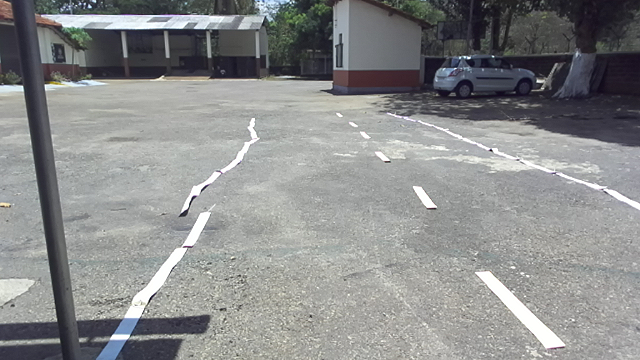
#> input picture tune_hsv/saved_image.png, 640 x 360 px
$ python tune_hsv.py
#> lines starting #> are read from the running program, lines starting #| are printed output that depends on the picture; after the words box and inside, x2 and y2 are one past the last pixel; in counts of white or black regions, pixels touching at a corner belong together
import cv2
import numpy as np

def nothing(x):
    pass

def main():
    # Read the image
    image = cv2.imread('saved_image.png')
#> image is the input picture: shape (360, 640, 3); mean B, G, R 139.6, 139.6, 138.4
    if image is None:
        print("Error: Image not found!")
        return

    # Create a window
    cv2.namedWindow('HSV Thresholding')

    # Create trackbars for lower HSV
    cv2.createTrackbar('Low H', 'HSV Thresholding', 20, 179, nothing)
    cv2.createTrackbar('Low S', 'HSV Thresholding', 100, 255, nothing)
    cv2.createTrackbar('Low V', 'HSV Thresholding', 100, 255, nothing)

    # Create trackbars for upper HSV
    cv2.createTrackbar('High H', 'HSV Thresholding', 30, 179, nothing)
    cv2.createTrackbar('High S', 'HSV Thresholding', 255, 255, nothing)
    cv2.createTrackbar('High V', 'HSV Thresholding', 255, 255, nothing)

    while True:
        # Get current positions of all trackbars
        low_h = cv2.getTrackbarPos('Low H', 'HSV Thresholding')
        low_s = cv2.getTrackbarPos('Low S', 'HSV Thresholding')
        low_v = cv2.getTrackbarPos('Low V', 'HSV Thresholding')

        high_h = cv2.getTrackbarPos('High H', 'HSV Thresholding')
        high_s = cv2.getTrackbarPos('High S', 'HSV Thresholding')
        high_v = cv2.getTrackbarPos('High V', 'HSV Thresholding')

        # Convert the image to HSV
        hsv = cv2.cvtColor(image, cv2.COLOR_BGR2HSV)
#> hsv: shape (360, 640, 3); mean H, S, V 69.8, 17.8, 142.7

        # Threshold the HSV image to get only desired colors
        lower_yellow = np.array([low_h, low_s, low_v])
        upper_yellow = np.array([high_h, high_s, high_v])
        mask = cv2.inRange(hsv, lower_yellow, upper_yellow)
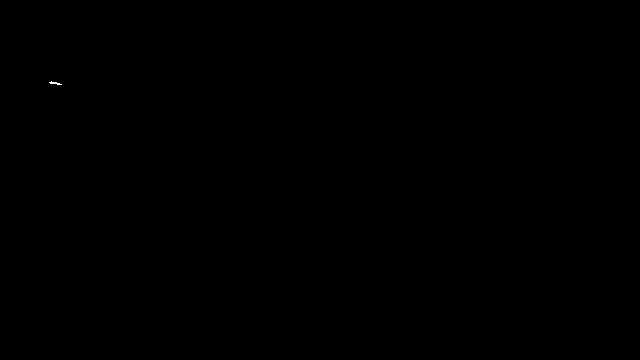
#> mask: shape (360, 640); 0.01% white in thin lines or dots, all inside (x1, y1, x2, y2) = (49, 81, 62, 85)

        # Bitwise-AND mask and original image
        result = cv2.bitwise_and(image, image, mask=mask)

        # Show the original and result
        cv2.imshow('Original Image', image)
        cv2.imshow('Mask', mask)
        cv2.imshow('Detected Color', result)

        # Break the loop when user presses 'q'
        if cv2.waitKey(1) & 0xFF == ord('q'):
#> (key q is pressed here)
            break

    cv2.destroyAllWindows()

if __name__ == '__main__':
    main()
